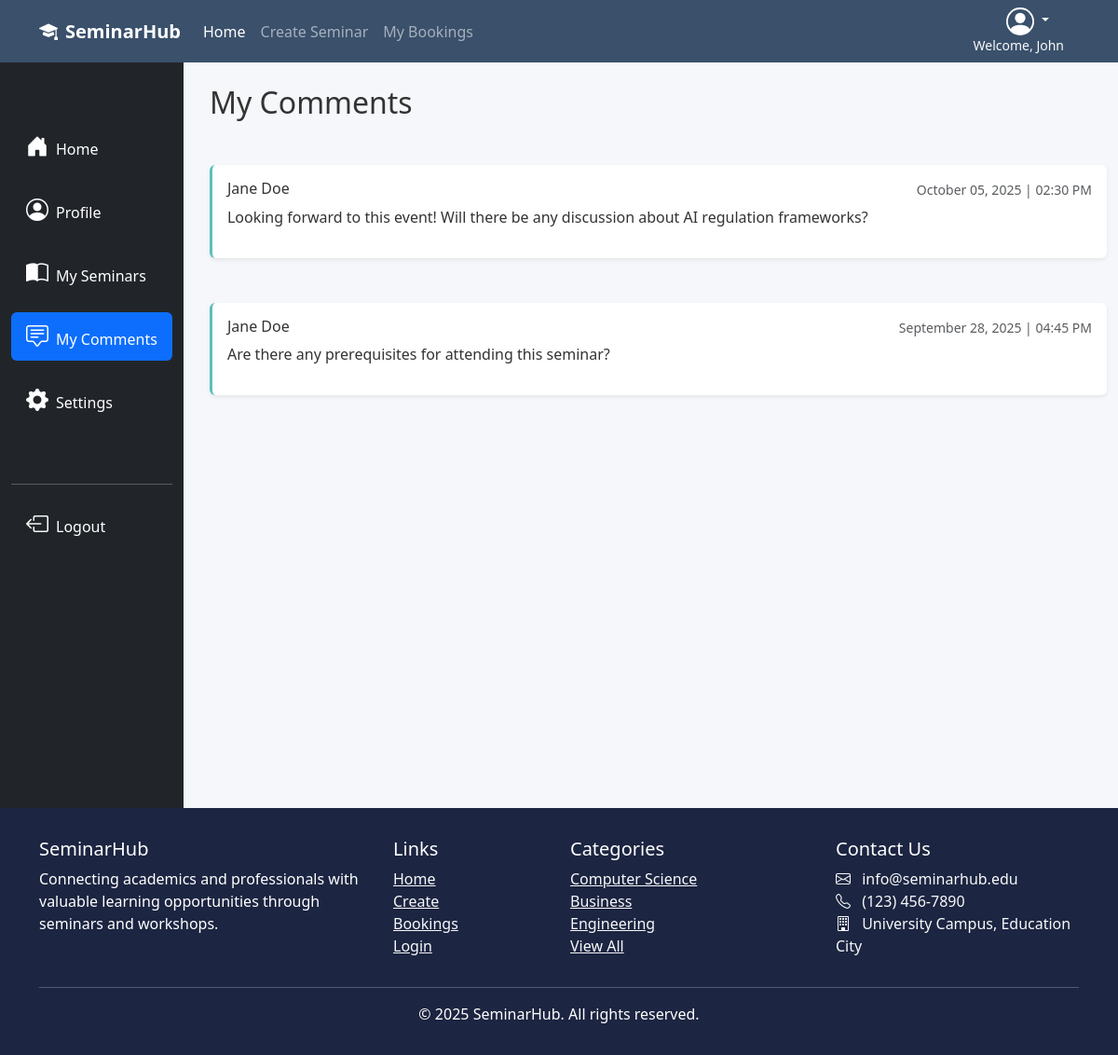
The app's page /profile/2/comments (signed in) with its own data.
### SeminarHub/models.py (models this page shows, shortened)
class User(db.Model, UserMixin):
    __tablename__ = 'users'
    id = db.Column(db.Integer, primary_key=True)
    first_name = db.Column(db.String(64), index=True)
    last_name  = db.Column(db.String(64), index=True)
    email      = db.Column(db.String(64), unique=True)
    password_hash = db.Column(db.String(256), nullable=False)
    number     = db.Column(db.String(64), nullable=False)
    address    = db.Column(db.String(256), nullable=False)
    last_seen = db.Column(db.DateTime, default=datetime.now())
    bookings      = db.relationship("Booking", back_populates="user")
    comments      = db.relationship("Comment", back_populates="user")
    owned_events  = db.relationship("Event",   back_populates="owner")

class Comment(db.Model):
    __tablename__ = "comments"
    id         = db.Column(db.Integer, primary_key=True)
    text       = db.Column(db.Text, nullable=False)
    created_at = db.Column(db.DateTime, default=datetime.utcnow)
    user_id  = db.Column(db.Integer, db.ForeignKey("users.id"))
    event_id = db.Column(db.Integer, db.ForeignKey("events.id"))
    user  = db.relationship("User",  back_populates="comments")
    event = db.relationship("Event", back_populates="comments")

### SeminarHub/user/user.py (the view)
@user_bp.route('/profile/<int:user_id>/comments')
@login_required
def comments(user_id):
    comments = db.session.query(Comment).filter(Comment.user_id == user_id).all()
    return render_template('my_comments.html', comments = comments, heading = 'My Comments | ')

### SeminarHub/user/templates/my_comments.html (shortened to what this page needs)
{% extends '_profile_navigation.html' %}
{% set active_page =  'comments'%}
{% block profile_content %}
<div class="container mt-4">
    <h2 class="mb-5">My Comments</h2>
    {% if comments|length > 0 %}
    {% for comment in comments %}
    <div class="my-5">
        <a href="{{url_for('event.event_details', event_id=comment.event_id)}}" class="text-decoration-none text-reset">
        <div class="comment search-comment mb-4 bg-white rounded shadow-sm p-3">
            <div class="d-flex justify-content-between">
                <h6>{{comment.user.first_name}} {{comment.user.last_name}}</h6>
                <small class="text-muted">{{comment.created_at.strftime("%B %d, %Y | %I:%M %p")}}</small>
            </div>
            <p>{{comment.text}}</p>
        </div>
        </a>
    </div>
    {% endfor %}
    {% else %}
    <div class="text-center py-5">
        <h4 class="p-5">You have not made any comments yet.</h4>
    </div>
    {% endif %}
</div>
{% endblock %}

### SeminarHub/templates/_navigation.html (shortened to what this page needs)
<nav class="navbar navbar-expand-lg navbar-dark sticky-top">
    <div class="container">
        <a class="navbar-brand fw-bold" href="{{ url_for('main.index') }}">
            <i class="bi bi-mortarboard-fill me-2"></i>SeminarHub
        </a>
        {% if current_user.is_authenticated %}
        <div class="ms-auto order-lg-last text-end">
            <div class="dropdown pe-3">
                <a href="#" class="d-block link-body-emphasis text-decoration-none dropdown-toggle text-light pe-3" data-bs-toggle="dropdown" aria-expanded="false">
                </a>
                <small class="d-block text-end text-light">Welcome, {{ current_user.first_name }}</small>
            </div>
        </div>
        {% endif %}
        <div class="collapse navbar-collapse" id="navbarNav">
            <ul class="navbar-nav me-auto">
                <li class="nav-item">
                    <a class="nav-link active" href="{{ url_for('main.index') }}">Home</a>
                </li>
                <li class="nav-item">
                    <a class="nav-link" href="{{url_for('event.create')}}">Create Seminar</a>
                </li>
                <li class="nav-item">
                    <a class="nav-link" href="{{url_for('booking.booking')}}">My Bookings</a>
                </li>
            </ul>
        </div>
    </div>
</nav>

### SeminarHub/static/style/stylesheet.css (style rules this page uses)
:root { --primary: #3a506b; --secondary: #5bc0be; --light: #f8f9fa; --dark: #1c2541; --accent: #e07a5f; }
html, body { min-height: 100%; margin: 0; padding: 0; }
body { font-family: 'Segoe UI', Tahoma, Geneva, Verdana, sans-serif; background-color: #f5f7fa; color: #333; }
.navbar { background-color: var(--primary); }
.comment { border-left: 3px solid var(--secondary); padding-left: 1rem; margin-bottom: 1rem; }

### records on screen
User: first_name "John"
Comment: user.first_name "Jane", user.last_name "Doe", created_at "October 05, 2025 | 02:30 PM", text "Looking forward to this event! Will there be any discussion about AI regulation frameworks?"
Comment: user.first_name "Jane", user.last_name "Doe", created_at "September 28, 2025 | 04:45 PM", text "Are there any prerequisites for attending this seminar?"

### other values on screen
{{ current_year or 2025 }} "2025"
